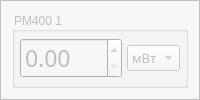
                <widget class="QFrame" name="frame_12">
                 <property name="styleSheet">
                  <string notr="true">background-color: rgb(247, 247, 247);</string>
                 </property>
                 <property name="frameShape">
                  <enum>QFrame::StyledPanel</enum>
                 </property>
                 <property name="frameShadow">
                  <enum>QFrame::Plain</enum>
                 </property>
                 <layout class="QGridLayout" name="gridLayout_21">
                  <item row="0" column="0">
                   <widget class="QGroupBox" name="groupBox_10">
                    <property name="enabled">
                     <bool>false</bool>
                    </property>
                    <property name="autoFillBackground">
                     <bool>false</bool>
                    </property>
                    <property name="title">
                     <string>PM400 1</string>
                    </property>
                    <property name="flat">
                     <bool>true</bool>
                    </property>
                    <layout class="QGridLayout" name="gridLayout_32" columnstretch="5,2">
                     <property name="leftMargin">
                      <number>5</number>
                     </property>
                     <property name="topMargin">
                      <number>5</number>
                     </property>
                     <property name="rightMargin">
                      <number>5</number>
                     </property>
                     <property name="bottomMargin">
                      <number>5</number>
                     </property>
                     <property name="spacing">
                      <number>5</number>
                     </property>
                     <item row="0" column="0">
                      <widget class="QDoubleSpinBox" name="pm400_1_pm_spin">
                       <property name="font">
                        <font>
                         <family>Lucida Sans</family>
                         <pointsize>17</pointsize>
                        </font>
                       </property>
                      </widget>
                     </item>
                     <item row="0" column="1">
                      <widget class="QComboBox" name="pm400_1_unit_combo">
                       <property name="font">
                        <font>
                         <family>Lucida Sans</family>
                         <pointsize>10</pointsize>
                        </font>
                       </property>
                       <item>
                        <property name="text">
                         <string>мВт</string>
                        </property>
                       </item>
                      </widget>
                     </item>
                    </layout>
                   </widget>
                  </item>
                 </layout>
                </widget>
